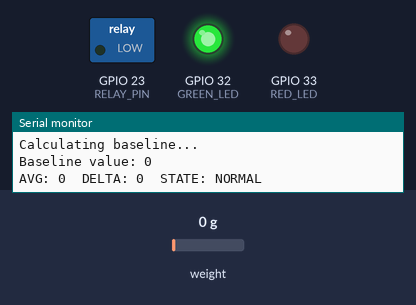
The sketch below on a simulated ESP32. Shown: switched loads named in the sketch (green lamp = pin HIGH), output pins drawn as LEDs (lit = HIGH), the last lines printed to the serial monitor. The inputs (shaded band) are chosen by the test bench; at power-on: weight on the scale 0 g.

Above: at 8.7 s.
8.8 s: weight on the scale set to 55 g
11.2 s: weight on the scale set to 66 g
At 13.2 s:
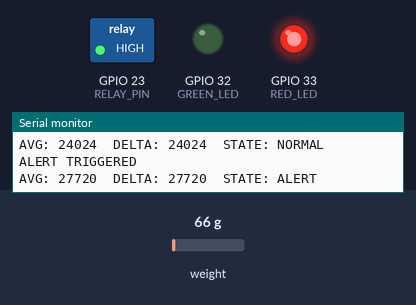
Timing chart, 0 to 14.7 s (numbered marks = the images above; inputs shaded):
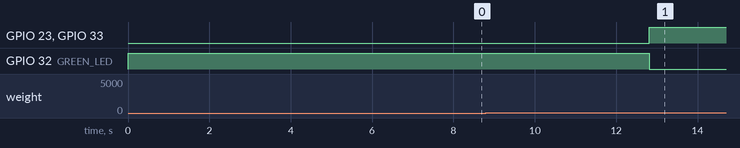

Measured:
- the behaviour switches between 59 and 60 g on weight on the scale (found by bisection; images 0 and 1)
- after the input at 11.2 s, GPIO 23 (RELAY_PIN), GPIO 33 (RED_LED): LOW → HIGH after 1.6 s; GPIO 32 (GREEN_LED): HIGH → LOW after 1.6 s

The sketch:

first_draft.ino
```cpp
#include "HX711.h"

#define HX_DT 19
#define HX_SCK 18

#define RELAY_PIN 23
#define GREEN_LED 32
#define RED_LED 33

HX711 scale;

// ---- parameters ----
const int BASELINE_SAMPLES = 50;
const int AVG_SAMPLES = 10;
const long ALERT_DELTA = 25000;

long baseline = 0;
bool alertState = false;

long readAverage(int samples)
{
  long sum = 0;
  for (int i = 0; i < samples; i++)
  {
    sum += scale.read();
    delay(10);
  }
  return sum / samples;
}

void setup()
{
  Serial.begin(115200);

  pinMode(RELAY_PIN, OUTPUT);
  pinMode(GREEN_LED, OUTPUT);
  pinMode(RED_LED, OUTPUT);

  digitalWrite(RELAY_PIN, LOW);
  digitalWrite(GREEN_LED, HIGH);
  digitalWrite(RED_LED, LOW);

  scale.begin(HX_DT, HX_SCK);

  Serial.println("Stabilizing HX711...");
  delay(2000);

  Serial.println("Calculating baseline...");
  baseline = readAverage(BASELINE_SAMPLES);

  Serial.print("Baseline value: ");
  Serial.println(baseline);
}

void loop()
{
  long avgValue = readAverage(AVG_SAMPLES);
  long delta = avgValue - baseline;

  if (!alertState && delta >= ALERT_DELTA)
  {
    alertState = true;
    digitalWrite(RELAY_PIN, HIGH);
    digitalWrite(GREEN_LED, LOW);
    digitalWrite(RED_LED, HIGH);
    Serial.println("ALERT TRIGGERED");
  }

  if (alertState && delta < (ALERT_DELTA * 0.6))
  {
    alertState = false;
    digitalWrite(RELAY_PIN, LOW);
    digitalWrite(GREEN_LED, HIGH);
    digitalWrite(RED_LED, LOW);
    Serial.println("BACK TO NORMAL");
  }

  Serial.print("AVG: ");
  Serial.print(avgValue);
  Serial.print("  DELTA: ");
  Serial.print(delta);
  Serial.print("  STATE: ");
  Serial.println(alertState ? "ALERT" : "NORMAL");

  delay(300);
}
```
